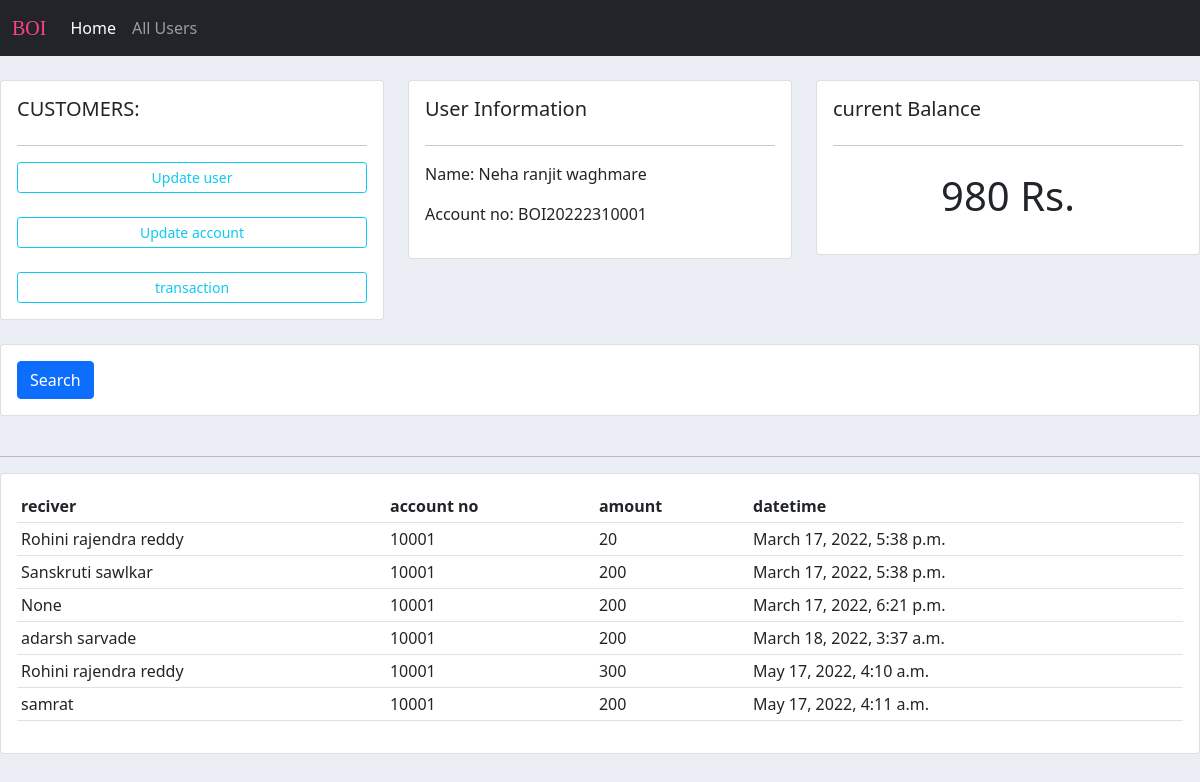
/accountholder1, run on the app's committed database.
### accounts/models.py (models this page shows, shortened)
class bankaccount(models.Model):
	username=models.ForeignKey(user,null=True,on_delete=models.SET_NULL)
	curr_balance=models.IntegerField(null=True,default=1000)
	acno=models.IntegerField(null=True)
	types=(
		('Saving','Saving'),
		('current','current'),
		('Fixed','Fixed'),
		)
	actype=models.CharField(max_length=200,null=True,choices=types)
	branches=(
		('Latur','Latur'),
		('Barshi','Barshi'),
		('Pune','Pune'),
		('Nanded','Nanded'),
		('Ausa','Ausa'),
		)
	branch=models.CharField(max_length=200,null=True,choices=branches)
	def __str__(self):
		return str(self.acno)

class user(models.Model):
	name=models.CharField(max_length=200,null=True)
	email=models.CharField(max_length=200,null=True)
	address=models.CharField(max_length=200,null=True)
	Adhar_no=models.CharField(max_length=12,null=True)
	def __str__(self):
		return self.name

class transaction(models.Model):
	recivername=models.ForeignKey(user,null=True,on_delete=models.SET_NULL)
	accountno=models.ForeignKey(bankaccount,null=True,on_delete=models.SET_NULL,default='')
	amount=models.IntegerField(null=True)
	datetime=models.DateTimeField(null=True,auto_now_add=True)

### accounts/views.py (the view)
# urls.py: path('accountholder<str:pk>',views.accountholder,name='accountholder'),
def accountholder(request,pk):
	banks=bankaccount.objects.get(username=pk)
	trans=transaction.objects.all()
	context={'banks':banks,'trans':trans}
	return render(request,'accounts/accountholder.html',context)

### accounts/templates/accounts/accountholder.html
{% extends 'accounts/main.html' %}
{% block body %}
<br>
  <div class="row">
    <div class="col-md">
        <div class="card card-body">
        <h5>CUSTOMERS:</h5>
        <hr>
        <a class="btn btn-outline-info btn-sm btn-block" href="{% url 'updateuser' banks.id%}"> Update user
            </a>
            <br>
            <a class="btn btn-outline-info btn-sm btn-block" href="{% url 'updateaccount' banks.id%}"> Update account
            </a>
            <br>
                <a class="btn btn-outline-info btn-sm btn-block" href="{% url 'transaction' banks.id %}"> transaction
            </a>
        </div>
    </div>
  <div class="col-md">
      <div class="card card-body">
          <h5>User Information</h5>
        <hr>
        <p> Name:  {{banks.username}}</p>
        <p> Account no: BOI202223{{banks.acno}} </p>
      </div>
  </div>
  <div class="col-md">
      <div class="card card-body">
          <h5>current Balance</h5>
        <hr>
          <h1 style="text-align:center ;padding:10px">{{banks.curr_balance}} Rs.</h1>
      </div>
  </div>
</div>
<br>
<div class="row">
    <div class="col">
        <div class="card card-body">
            <form method="get">
                <button class="btn btn-primary" type="submit">Search</button>
            </form>
        </div>
    </div>
</div>
<br>
  <div class="row">
    <div class="col-md">
        <hr>
        <div class="card card-body">
            <table class="table table-sm">
                <tr>
                    <th>reciver</th>
                    <th>account no</th>
                    <th>amount</th>
                    <th>datetime</th>
                </tr>
                {% for t in trans %}
                <tr>
                    <td>{{t.recivername}}</td>
                    <td>{{t.accountno}}</td>
                    <td>{{t.amount}}</td>
                    <td>{{t.datetime}}</td>
                {% endfor %}
                </tr>
            </table>
        </div>
    </div>
  </div>
{% endblock body %}

### static/css/main.css (style rules this page uses)
body { background-color: #ebeff5; }

### accounts/templates/accounts/main.html (style rules this page uses)
body { background-color: #ebeff5; }

### data on the page
bankaccount: username "Neha ranjit waghmare", acno "10001", curr_balance "980"
transaction: recivername "Rohini rajendra reddy", accountno "10001", amount "20", datetime "March 17, 2022, 5:38 p.m."
transaction: recivername "Sanskruti sawlkar", accountno "10001", amount "200", datetime "March 17, 2022, 5:38 p.m."
transaction: recivername "None", accountno "10001", amount "200", datetime "March 17, 2022, 6:21 p.m."
transaction: recivername "adarsh sarvade", accountno "10001", amount "200", datetime "March 18, 2022, 3:37 a.m."
transaction: recivername "Rohini rajendra reddy", accountno "10001", amount "300", datetime "May 17, 2022, 4:10 a.m."
transaction: recivername "samrat", accountno "10001", amount "200", datetime "May 17, 2022, 4:11 a.m."
